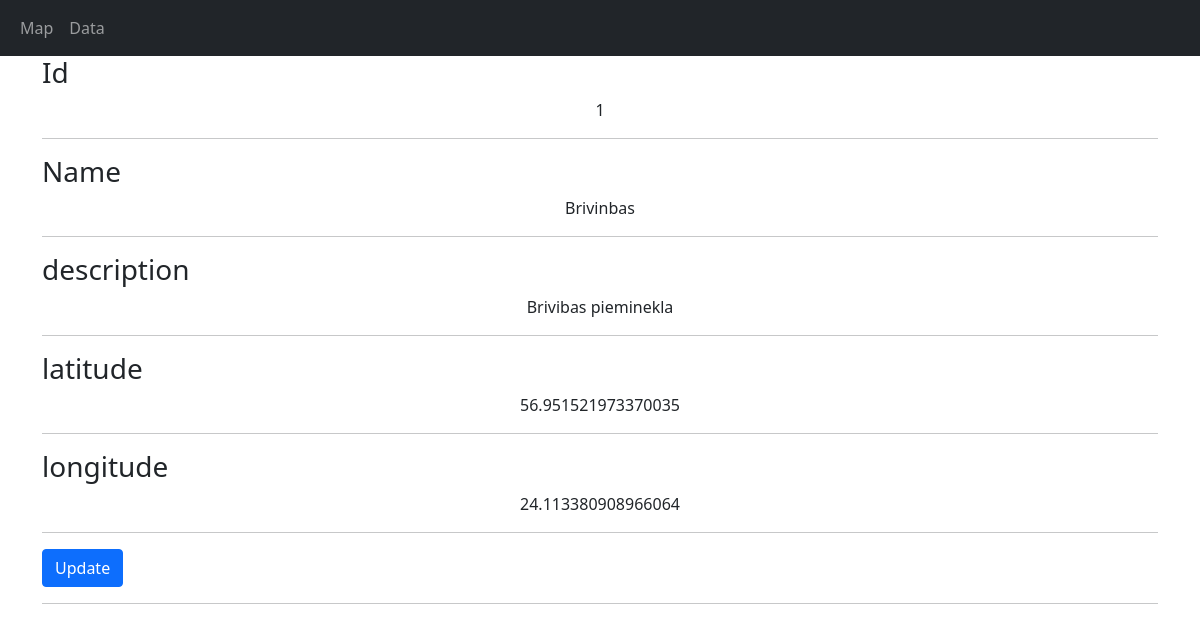
The page /data/1 on the database as committed earlier.
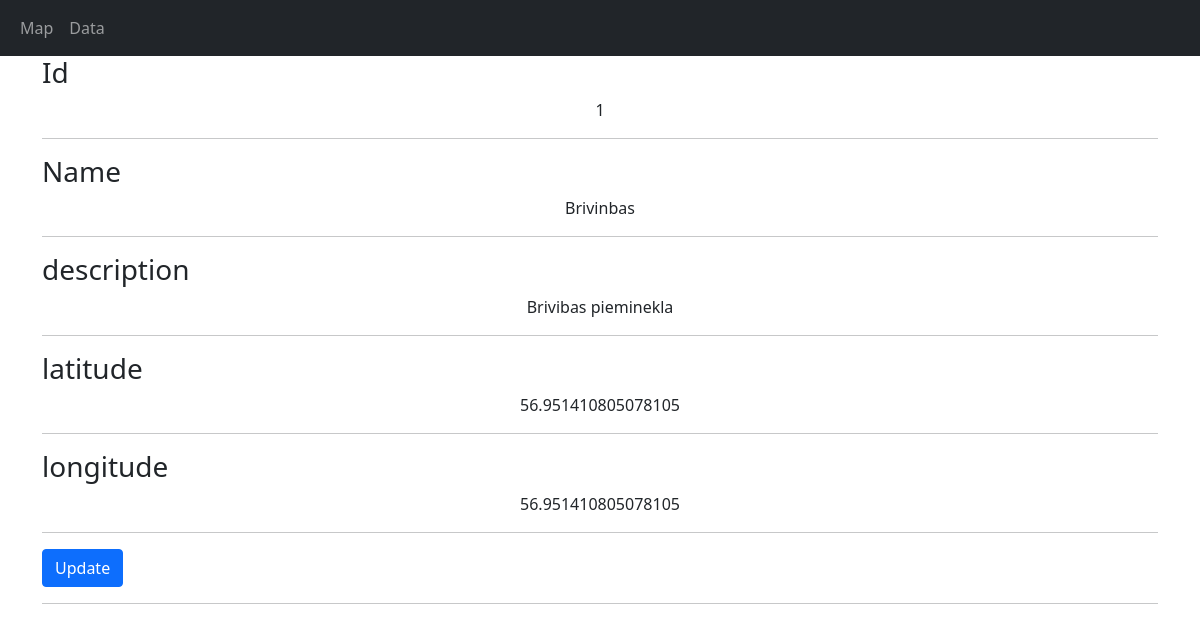
The same page on the database as committed later.
### model.py (models this page shows, shortened)
class place_model(db.Model):
    __tablename__ = "table"
    id = db.Column(db.Integer, primary_key=True)
    place_id = db.Column(db.Integer(),unique = True)
    name = db.Column(db.String())
    description = db.Column(db.Text())
    latitude = db.Column(db.Float())
    longitude = db.Column(db.Float())

### app.py (the view)
@app.route("/data/<int:id>")
def RetrieveEmployee(id):
    place = place_model.query.filter_by(place_id=id).first()
    return render_template("data.html", place=place)

### templates/data.html
{% extends "base.html" %}
{% block content %}
    <h3>Id</h3>
    <p>{{place.place_id}}</p><hr>
    <h3>Name</h3>
    <p>{{place.name}}</p><hr>
    <h3>description</h3>
    <p>{{place.description}}</p><hr>
    <h3>latitude</h3>
    <p>{{place.latitude}}</p><hr>
    <h3>longitude</h3>
    <p>{{place.longitude}}</p><hr>
    <a href="http://localhost:5000/data/{{place.place_id}}/update" class="btn btn-primary">Update</a><hr>
{% endblock %}

### templates/base.html (shortened to what this page needs)
<!DOCTYPE html>
<html>
    <head>
        <link href="https://cdn.jsdelivr.net/npm/bootstrap@5.0.1/dist/css/bootstrap.min.css" rel="stylesheet">
        <link rel="stylesheet" href="static/style.css">
    </head>
    <body>
        <nav class="navbar navbar-expand-md navbar-dark bg-dark">
            <div class="container-fluid">
                <div class="collapse navbar-collapse" id="collapse_target">
                    <ul class="navbar-nav">
                        <li class="nav-item">
                            <a class="nav-link" href="/">Map</a>
                        </li>
                        <li class="nav-item">
                            <a class="nav-link" href="/data">Data</a>
                        </li>
                    </ul>
                </div>
            </div>
        </nav>
        <div class="container">
            {% block content %}{% endblock %}
        </div>
    </body>
</html>

### static/style.css (style rules this page uses)
a { text-decoration:none; color: black; }
h3 { text-align: left; }
p { text-align:center; }

Rows that differ between the two databases and show on the page:
changed place_model "Brivinbas": latitude "56.951521973370035" → "56.951410805078105"; longitude "24.113380908966064" → "56.951410805078105"
